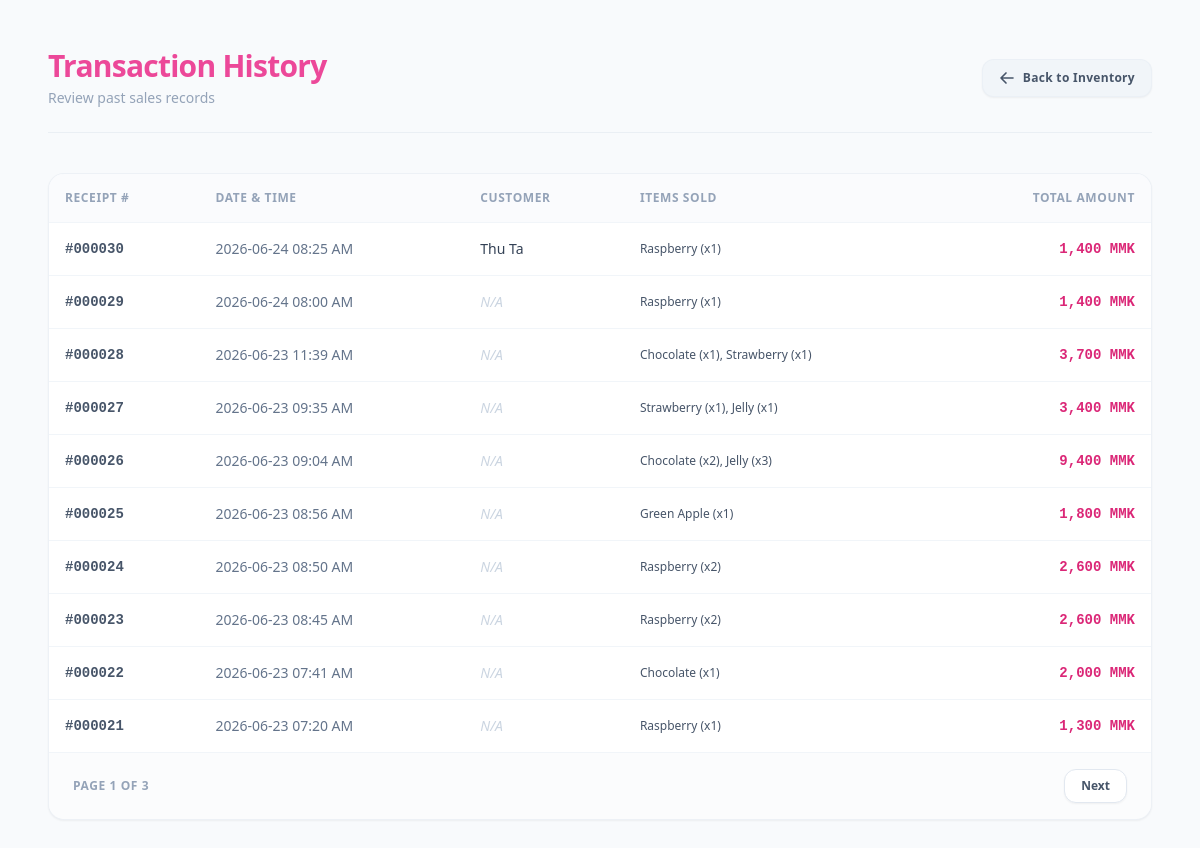
The page /history.php on the database its author committed.
### tables this page shows
CREATE TABLE `transactions` (
  `transaction_id` int(11) NOT NULL,
  `transaction_date` timestamp NOT NULL DEFAULT current_timestamp(),
  `total_amount` decimal(10,2) NOT NULL,
  `customer_name` varchar(255) DEFAULT NULL
);

### history.php (the view, shortened to what this page needs)
<?php
require_once 'dbconnect.php';
$limit = 10;
$page = isset($_GET['page']) ? (int)$_GET['page'] : 1;
$offset = ($page - 1) * $limit;
$total_result = $conn->query("SELECT COUNT(*) as count FROM transactions")->fetch_assoc();
$total_pages = ceil($total_result['count'] / $limit);
$query = "SELECT t.*,
            GROUP_CONCAT(CONCAT(p.name, ' (x', ti.quantity, ')') SEPARATOR ', ') as items
          FROM transactions t
          LEFT JOIN transaction_items ti ON t.transaction_id = ti.transaction_id
          LEFT JOIN products p ON ti.product_id = p.product_id
          GROUP BY t.transaction_id
          ORDER BY t.transaction_date DESC
          LIMIT $limit OFFSET $offset";
$result = $conn->query($query);
?>
<!DOCTYPE html>
<html lang="en">
<head>
    <script src="https://cdn.tailwindcss.com"></script>
</head>
<body class="bg-slate-50 text-slate-800 antialiased p-6 md:p-12">
    <div class="max-w-6xl mx-auto">
        <header class="flex justify-between items-center mb-10 pb-6 border-b border-slate-200/60">
            <div>
                <h1 class="text-3xl font-extrabold text-pink-500 tracking-tight">Transaction History</h1>
                <p class="text-slate-400 text-sm mt-1 font-medium">Review past sales records</p>
            </div>
            <div class="flex gap-2">
                <a href="products.php" class="inline-flex items-center gap-2 bg-slate-100 hover:bg-pink-50 text-slate-600 hover:text-pink-600 font-bold px-4 py-2.5 rounded-xl text-xs transition-all tracking-wide border border-slate-200/40 hover:border-pink-200/60 shadow-sm">
                    <svg xmlns="http://www.w3.org/2000/svg" fill="none" viewBox="0 0 24 24" stroke-width="2.5" stroke="currentColor" class="w-4 h-4">
                        <path stroke-linecap="round" stroke-linejoin="round" d="M10.5 19.5L3 12m0 0l7.5-7.5M3 12h18" />
                    </svg>
                    Back to Inventory
                </a>
            </div>
        </header>
        <div class="bg-white rounded-2xl border border-slate-200/60 shadow-sm overflow-hidden">
            <table class="w-full text-left border-collapse">
                <thead class="bg-slate-50/70 text-slate-400 text-xs uppercase tracking-wider border-b border-slate-100">
                    <tr>
                        <th class="p-4 font-bold">Receipt #</th>
                        <th class="p-4 font-bold">Date & Time</th>
                        <th class="p-4 font-bold">Customer</th>
                        <th class="p-4 font-bold">Items Sold</th>
                        <th class="p-4 font-bold text-right">Total Amount</th>
                    </tr>
                </thead>
                <tbody class="divide-y divide-slate-100">
                    <?php if ($result->num_rows > 0): ?>
                        <?php while ($row = $result->fetch_assoc()): ?>
                        <tr class="hover:bg-slate-50/50 transition text-sm">
                            <td class="p-4 font-mono font-bold text-slate-600">#<?= str_pad($row['transaction_id'], 6, "0", STR_PAD_LEFT) ?></td>
                            <td class="p-4 text-slate-500">
                                <?= date("Y-m-d h:i A", strtotime($row['transaction_date'])) ?>
                            </td>
                            <td class="p-4 font-medium text-slate-700"><?= !empty($row['customer_name']) ? htmlspecialchars($row['customer_name']) : '<span class="text-slate-300 italic">N/A</span>' ?></td>
                            <td class="p-4 text-slate-600 text-xs max-w-md truncate"><?= htmlspecialchars($row['items']) ?></td>
                            <td class="p-4 text-right font-bold text-pink-600 font-mono"><?= number_format($row['total_amount']) ?> MMK</td>
                        </tr>
                        <?php endwhile; ?>
                    <?php endif; ?>
                </tbody>
            </table>
            <?php if ($total_pages > 1): ?>
            <div class="px-6 py-4 border-t border-slate-100 flex items-center justify-between bg-slate-50/50">
                <span class="text-xs font-bold text-slate-400 uppercase tracking-wider">Page <?= $page ?> of <?= $total_pages ?></span>
                <div class="flex gap-2">
                    <?php if ($page < $total_pages): ?>
                        <a href="?page=<?= $page + 1 ?>" class="px-4 py-2 bg-white border border-slate-200 rounded-xl text-xs font-bold text-slate-600 hover:border-pink-300 transition shadow-sm">Next</a>
                    <?php endif; ?>
                </div>
            </div>
            <?php endif; ?>
        </div>
    </div>
</body>
</html>

### rows shown on the page
transactions: transaction_id "000030", transaction_date "2026-06-24 08:25 AM", customer_name "Thu Ta", items "Raspberry (x1)", total_amount "1,400"
transactions: transaction_id "000029", transaction_date "2026-06-24 08:00 AM", customer_name "N/A", items "Raspberry (x1)", total_amount "1,400"
transactions: transaction_id "000028", transaction_date "2026-06-23 11:39 AM", customer_name "N/A", items "Chocolate (x1), Strawberry (x1)", total_amount "3,700"
transactions: transaction_id "000027", transaction_date "2026-06-23 09:35 AM", customer_name "N/A", items "Strawberry (x1), Jelly (x1)", total_amount "3,400"
transactions: transaction_id "000026", transaction_date "2026-06-23 09:04 AM", customer_name "N/A", items "Chocolate (x2), Jelly (x3)", total_amount "9,400"
transactions: transaction_id "000025", transaction_date "2026-06-23 08:56 AM", customer_name "N/A", items "Green Apple (x1)", total_amount "1,800"
transactions: transaction_id "000024", transaction_date "2026-06-23 08:50 AM", customer_name "N/A", items "Raspberry (x2)", total_amount "2,600"
transactions: transaction_id "000023", transaction_date "2026-06-23 08:45 AM", customer_name "N/A", items "Raspberry (x2)", total_amount "2,600"
transactions: transaction_id "000022", transaction_date "2026-06-23 07:41 AM", customer_name "N/A", items "Chocolate (x1)", total_amount "2,000"
transactions: transaction_id "000021", transaction_date "2026-06-23 07:20 AM", customer_name "N/A", items "Raspberry (x1)", total_amount "1,300"

### other values the page prints
$page "1"
$total_pages "3"
